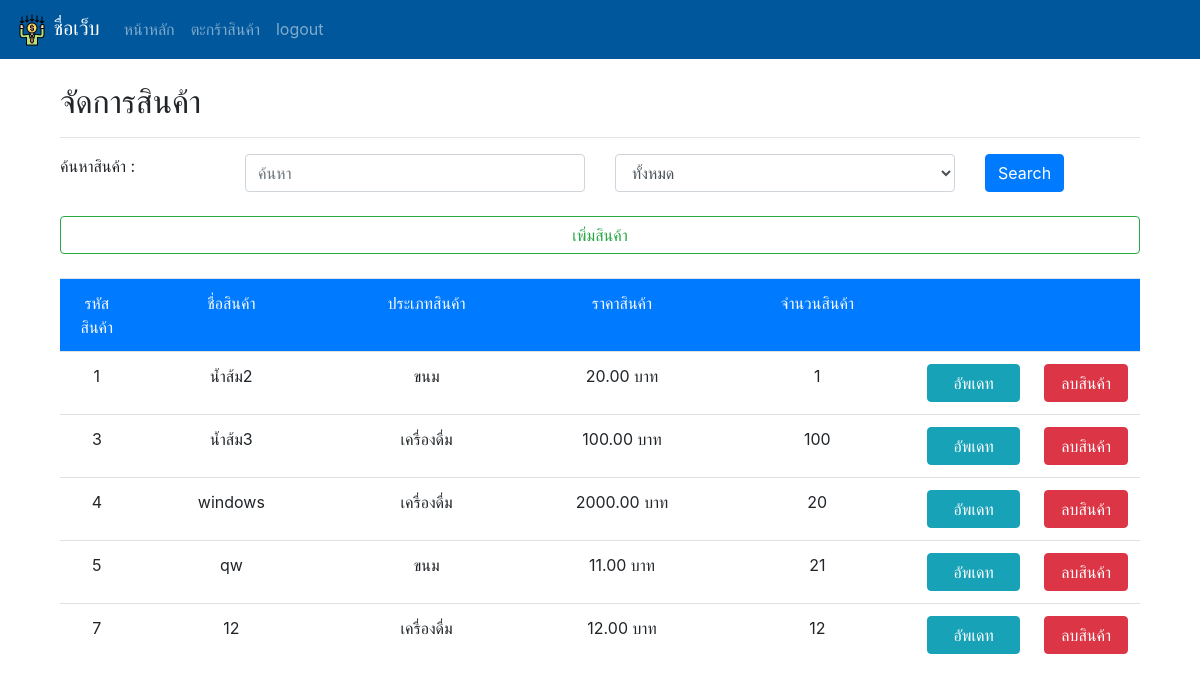
/manage/manage/, run on the app's committed database.
### main/models.py (models this page shows, shortened)
class Product(models.Model):
    type = models.ForeignKey(Type, on_delete=models.PROTECT,null=True)
    name = models.CharField(max_length=255)
    price = models.FloatField()
    stock = models.IntegerField()
    picture = models.ImageField(upload_to='product_pic',null=True,blank=True)

class Type(models.Model):
    type_name = models.CharField(max_length=255)

### manage/views.py (the view)
# urls.py: path('manage/', views.manage, name='manage'),
def manage(request):
    product = Product.objects.all()
    context = {
        'product' : product
    }
    return render(request, 'manage/manage.html', context=context)

### manage/templates/manage/manage.html (shortened to what this page needs)
{% extends 'basesell.html' %}
{% block content %}
<body>
  <div class="container">
    <h2>จัดการสินค้า</h2>
    <hr>
    <form method="GET" action="{% url 'manage' %}">
      <div class="row">
        <div class="col-sm-2">
          <label>ค้นหาสินค้า :</label>
        </div>
        <div class="col-sm-4">
          <input type="text" name="search" value="{{search}}" placeholder="ค้นหา" class="form-control col">
        </div>
        <div class="col-sm-4">
          <select name="sel" id="" class="form-control col">
            <option value="0">ทั้งหมด</option>
          </select>
        </div>
        <div class="col">
          <input type="submit" value="Search" class="btn btn-primary">
        </div>
      </div><br>
      <div class="row">
        <div class="col">
          <a href="{% url 'addpd'%}">
            <div class="btn btn-outline-success col">เพิ่มสินค้า</div>
          </a>
        </div>
      </div><br>
    </form>
    <div class="scr">
      <table class="table table-bordered-primary text-center">
        <thead class="bg-primary text-light">
          <tr>
            <td>รหัสสินค้า</td>
            <td>ชื่อสินค้า</td>
            <td>ประเภทสินค้า</td>
            <td>ราคาสินค้า</td>
            <td>จำนวนสินค้า</td>
            <td></td>
            <td></td>
          </tr>
        </thead>
        <tbody>
        {% for p in product %}
          <tr>
            <td width='10'>{{ p.id }}</td>
            <td width='150'>{{ p.name }}</td>
            <td width='150'>{{ p.type.type_name }}</td>
            <td width='150'>{{ p.price|stringformat:".2f" }} บาท</td>
            <td width='150'>{{ p.stock }}</td>
            <td width='20'>
              <a href="{% url 'pup' product_id=p.id %}">
                <div class="btn btn-info col">อัพเดท</div>
              </a>
            </td>
            <td width='20'>
              <a href="{% url 'del_product' product_id=p.id %}">
                <div class="btn btn-danger col">ลบสินค้า</div>
              </a>
            </td>
          </tr>
          {% endfor %}
        </tbody>
      </table>
    </div>
  </div>
</body>
{% endblock %}

### manage/templates/manage/manage.html (style rules this page uses)
.scr { height: 60vh; overflow: scroll; overflow-x: hidden; }

### data on the page
Product: id "1", name "น้ำส้ม2", type.type_name "ขนม", price "20.00", stock "1"
Product: id "3", name "น้ำส้ม3", type.type_name "เครื่องดื่ม", price "100.00", stock "100"
Product: id "4", name "windows", type.type_name "เครื่องดื่ม", price "2000.00", stock "20"
Product: id "5", name "qw", type.type_name "ขนม", price "11.00", stock "21"
Product: id "7", name "12", type.type_name "เครื่องดื่ม", price "12.00", stock "12"
